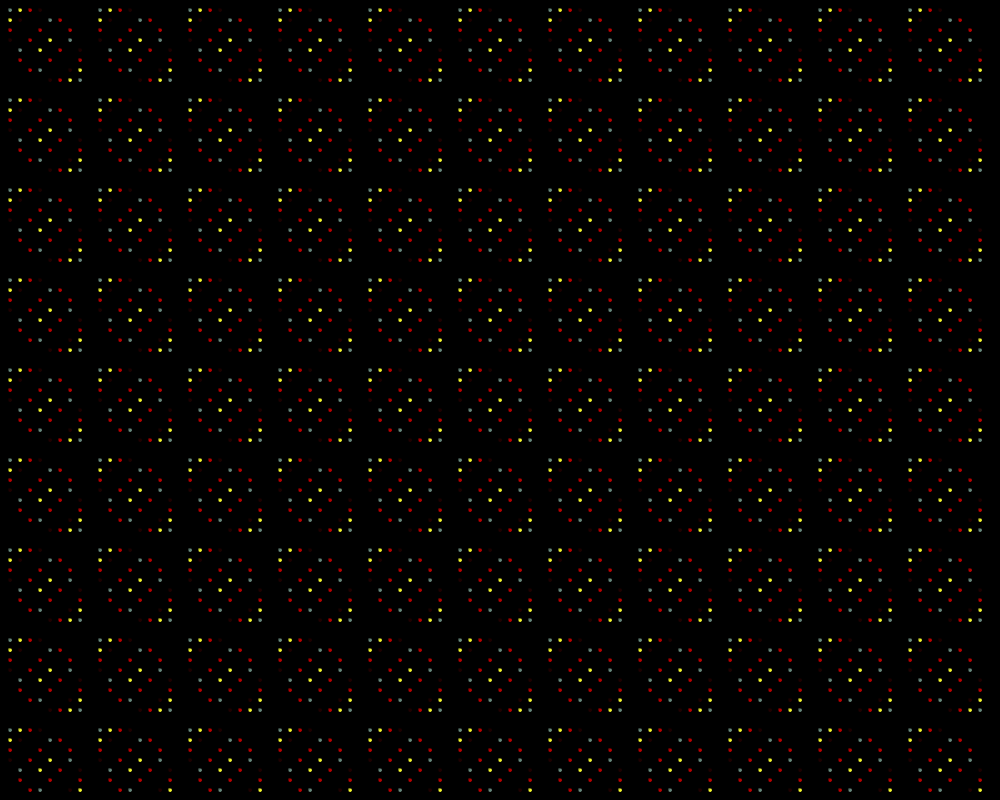
Frame 1 (no input)
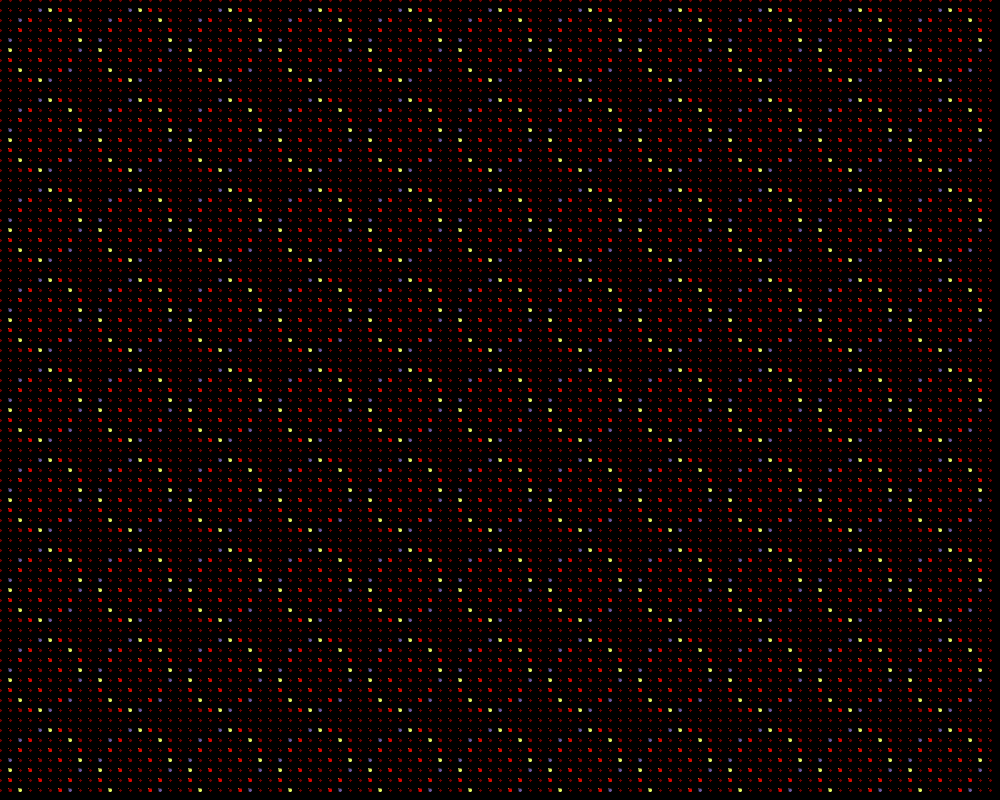
Frame 60 (the mouse pressed at the canvas centre just before this capture)
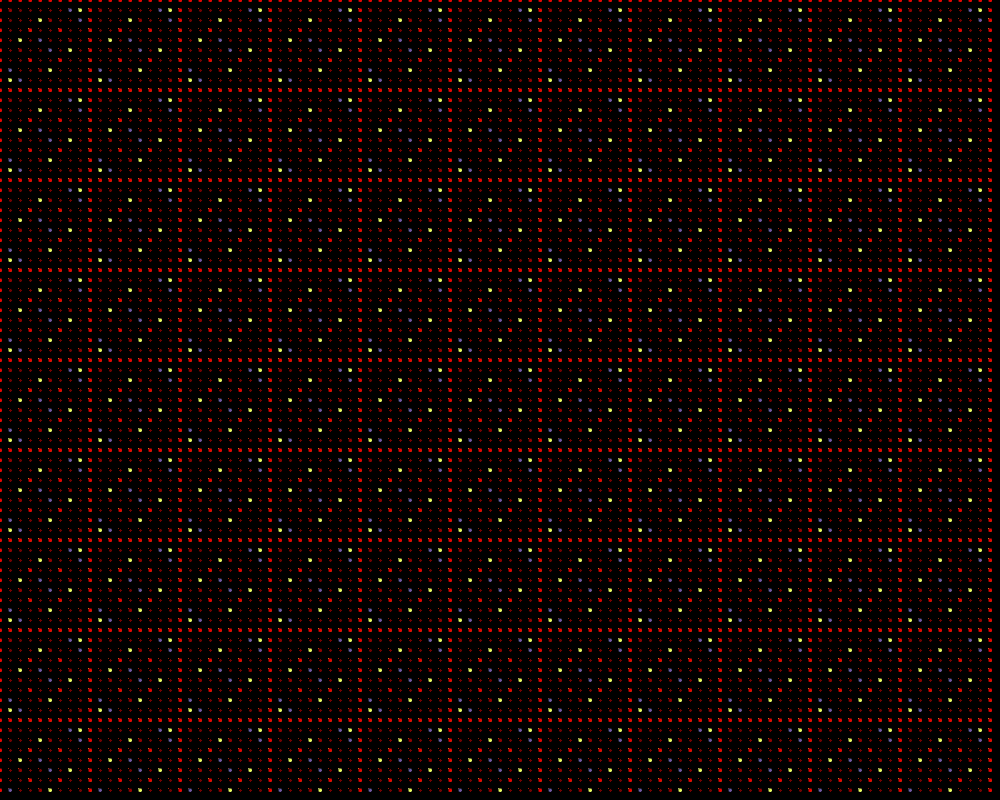
Frame 120 (the mouse held since frame 60 and released just before this capture)

The Processing sketch that drew these frames (run headless with seeded random() and noise(); from frame 60 on, the mouse is pressed at the canvas centre):

// Processing sketch: sin_x_y__Colorful
// ── sin_x_y__Colorful.pde
//import gifAnimation.*;

//GifMaker gifExport;

void setup(){
  size(1000,800);
  background(0);
  smooth();
  //frameRate(25);
}
float s = 0;
float a;
float b;
float c;
void draw(){
  clear();
  scale(0.5);
  for (int i=0;i<2000;i+=20){//increase number/distance
    a=sin(radians(i+s));
    b=cos(radians(i+s));
    c=tan(radians(i+s));
    for(int j=0;j<1600;j+=20){
      fill(255*sin(radians((i*j)+s)),255*tan(radians((i*j)+s)),255*cos(radians((i*j)+s)),255*sin(radians((i*j)+s)));
      ellipse(i,j,8,8);//increase size
    }
  }
  s=s+10;
}
